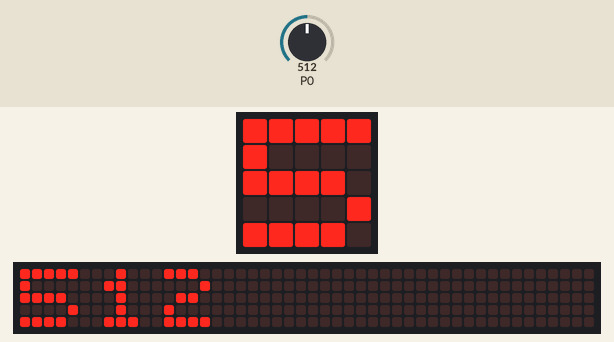
Simulated run of this program. Board: BBC micro:bit (MakeCode). Shown: the board's 5×5 LED display, a strip that is not on the board, showing the scrolling text unrolled. The inputs (shaded band) are chosen by the test bench; at power-on: P0 = 512 (analog values on the 0–1023 scale). The 48×5 strip is a reading aid, not a part: it shows the text the display is scrolling, unrolled, one strip-width of it at a time.

Above: at 1.2 s.
1.3 s: P0 set to 0
At 7.1 s:
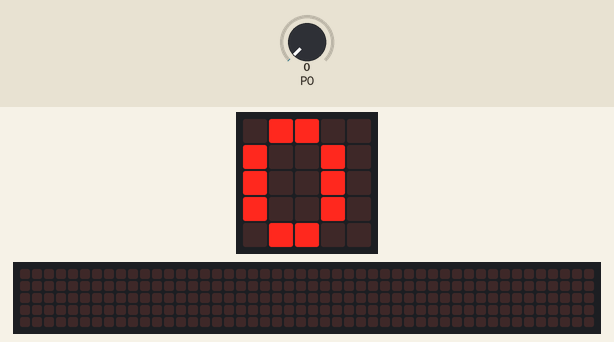
9.0 s: P0 set to 122
At 10.46 s:
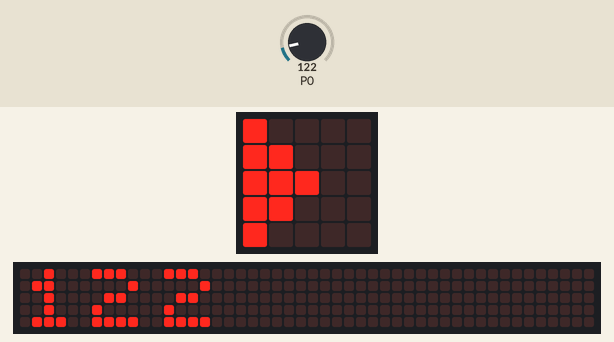
16.3 s: P0 set to 306
At 20.26 s:
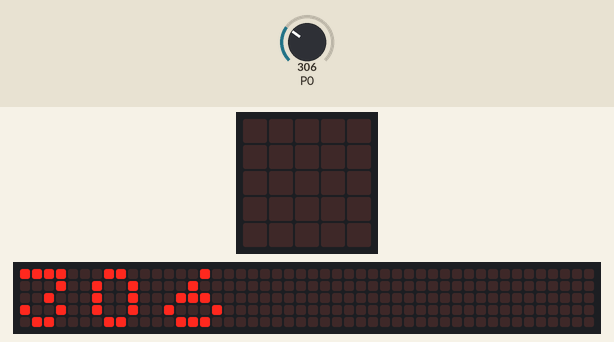

Measured:
- after the input at 1.3 s, the display: first differs from a run without the input after 5.5 s (image 1)
- after the input at 9.0 s, the display: first differs from a run without the input after 1.4 s (image 2)
- what the display in image 1 shows lasts 0.8 s, from 6.8 s to 7.6 s

The program:

main.ts
```typescript
basic.forever(function () {
    basic.showLeds(`
        # . . . .
        # # . . .
        # # # . .
        # # . . .
        # . . . .
        `)
    basic.showNumber(pins.analogReadPin(AnalogPin.P0))
    basic.showLeds(`
        . . . . #
        . . . # #
        . . # # #
        . . . # #
        . . . . #
        `)
    basic.pause(2000)
})
```

test.ts
```typescript
// aquí va el archivo "tests"; esto no se compilará cuando este paquete se utilice como una extensión.
```
